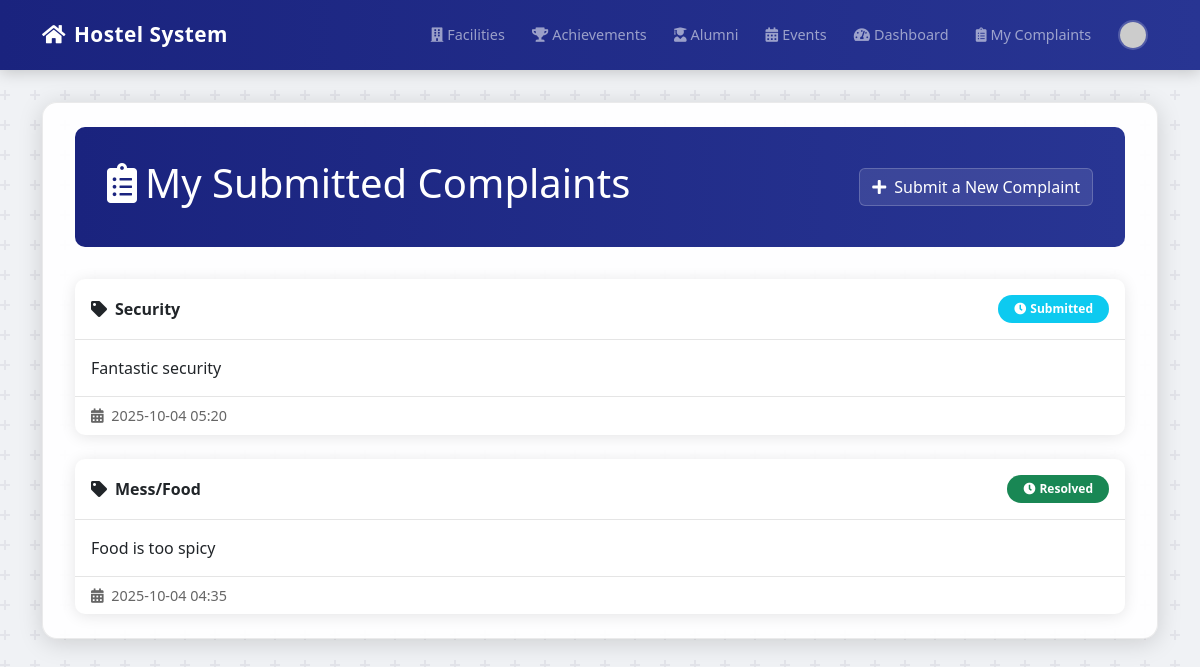
The app's page /my_complaints (signed in) with its own data.
### app.py (models this page shows)
class Complaint(db.Model):
    id = db.Column(db.Integer, primary_key=True)
    category = db.Column(db.String(100), nullable=False)
    details = db.Column(db.Text, nullable=False)
    status = db.Column(db.String(50), nullable=False, default='Submitted')
    submission_date = db.Column(db.DateTime, nullable=False, default=datetime.utcnow)
    user_id = db.Column(db.Integer, db.ForeignKey('user.id'), nullable=True)
    complainant = db.relationship('User', backref='complaints') # Corrected relationship
    anonymous = db.Column(db.String(3), nullable=False, default='no')  # Add this line
    comments = db.Column(db.Text, nullable=True)  # Add this line

### app.py (the view)
@app.route('/my_complaints')
@login_required
def my_complaints():
    user_complaints = Complaint.query.filter_by(complainant=current_user).order_by(Complaint.submission_date.desc()).all()
    return render_template('my_complaints.html', title='My Complaints', complaints=user_complaints)

### app.py (called while the page is built)
@login_manager.user_loader
def load_user(user_id):
    return User.query.get(int(user_id))

### templates/my_complaints.html (shortened to what this page needs)
{% extends "base.html" %}
{% block content %}
<div class="container-md py-4">
    <div class="dashboard-header">
        <div class="d-flex justify-content-between align-items-center">
            <h1><i class="fas fa-clipboard-list me-2"></i>My Submitted Complaints</h1>
            <a href="{{ url_for('submit_complaint') }}" class="btn btn-light">
                <i class="fas fa-plus me-2"></i>Submit a New Complaint
            </a>
        </div>
    </div>
    <div class="complaints-section">
        <div class="row g-4">
            {% for complaint in complaints %}
                <div class="col-12">
                    <div class="complaint-card">
                        <div class="card">
                            <div class="card-header d-flex justify-content-between align-items-center">
                                <strong><i class="fas fa-tag me-2"></i>{{ complaint.category }}</strong>
                                <span class="badge rounded-pill
                                    {% if complaint.status == 'Submitted' %}bg-info{% endif %}
                                    {% if complaint.status == 'Resolved' %}bg-success{% endif %}
                                    {% if complaint.status == 'Closed' %}bg-secondary{% endif %}">
                                    <i class="fas fa-clock me-1"></i>{{ complaint.status }}
                                </span>
                            </div>
                            <div class="card-body">
                                <p class="card-text">{{ complaint.details }}</p>
                            </div>
                            <div class="card-footer">
                                <i class="fas fa-calendar-alt me-1"></i>
                                {{ complaint.submission_date.strftime('%Y-%m-%d %H:%M') }}
                            </div>
                        </div>
                    </div>
                </div>
            {% endfor %}
        </div>
    </div>
</div>
{% endblock %}

### templates/base.html (style rules this page uses)
body { background-color: #f0f2f5; }
.container-md { background-color: rgba(255, 255, 255, 0.92); border-radius: 15px; box-shadow: 0 4px 25px rgba(0, 0, 0, 0.15); padding: 2rem; margin-top: 2rem; margin-bottom: 2rem; border: 1px solid rgba(0,0,0,0.08); }
.dashboard-header, .hero-section { border-radius: 10px; position: relative; overflow: hidden; }

### templates/my_complaints.html (style rules this page uses)
.dashboard-header { background: linear-gradient(to right, #1a237e, #283593); padding: 2rem; margin: 0 0 2rem 0; color: white; border-radius: 10px; }
.complaint-card { transition: all 0.3s ease; animation: fadeIn 0.5s ease-in; }
.complaint-card .card { border: none; box-shadow: 0 2px 15px rgba(0,0,0,0.1); border-radius: 10px; }
.card-header { background: none; border-bottom: 1px solid rgba(0,0,0,0.1); padding: 1rem; }
.card-footer { background: none; border-top: 1px solid rgba(0,0,0,0.1); color: #666; font-size: 0.9rem; }
.badge { padding: 0.5rem 1rem; }
.btn-light { background: rgba(255,255,255,0.1); border: 1px solid rgba(255,255,255,0.2); color: white; transition: all 0.3s ease; }

### records on screen
Complaint: category "Security", status "Submitted", details "Fantastic security", submission_date "2025-10-04 05:20"
Complaint: category "Mess/Food", status "Resolved", details "Food is too spicy", submission_date "2025-10-04 04:35"
